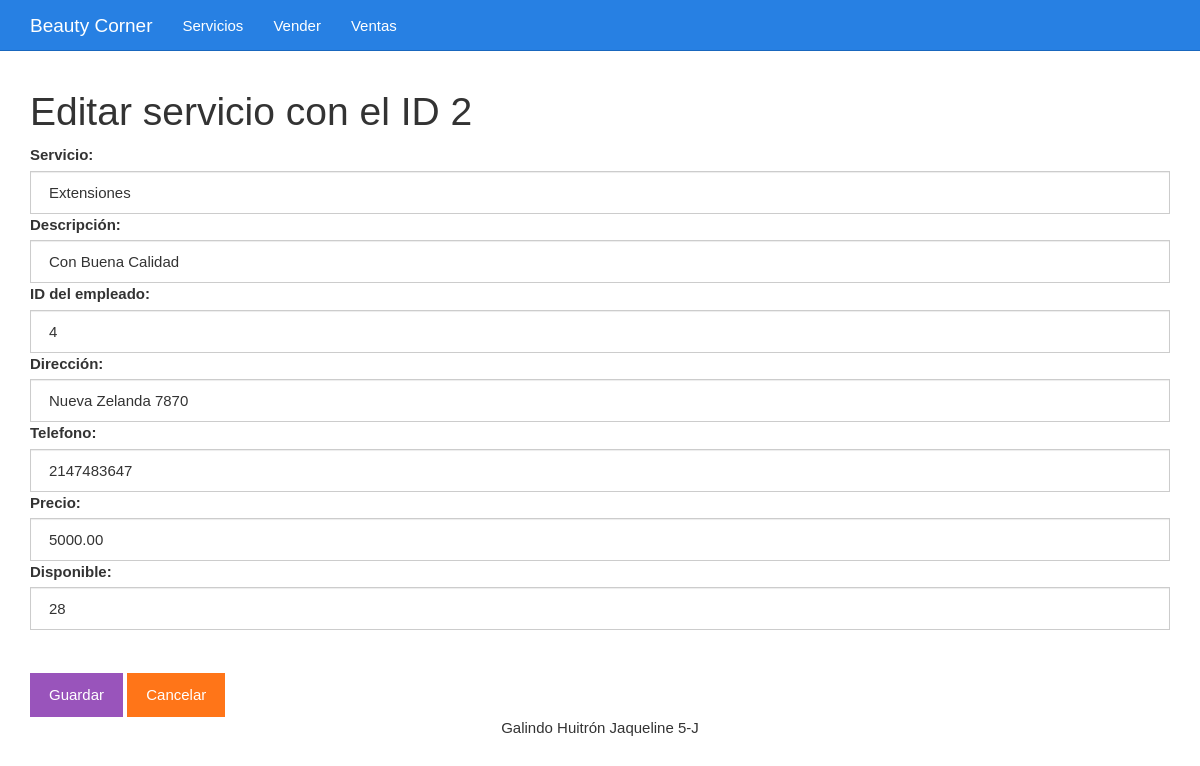
The page /editar.php?id=2 on the database its author committed.
### tables this page shows
CREATE TABLE `servicios` (
  `id` int(11) NOT NULL,
  `nomServicio` varchar(100) NOT NULL,
  `descripcion` varchar(100) NOT NULL,
  `idempleado` varchar(50) NOT NULL,
  `direccion` varchar(100) NOT NULL,
  `telefono` int(10) NOT NULL,
  `precio` decimal(10,2) NOT NULL,
  `disponible` int(11) NOT NULL
);

### editar.php (the view, shortened to what this page needs)
<?php
$id = $_GET["id"];
include_once "base_de_datos.php";
$sentencia = $base_de_datos->prepare("SELECT * FROM servicios WHERE id = ?;");
$sentencia->execute([$id]);
$servicio = $sentencia->fetch(PDO::FETCH_OBJ);
?>
<?php include_once "encabezado.php" ?>
	<div class="col-xs-12">
		<h1>Editar servicio con el ID <?php echo $servicio->id; ?></h1>
		<form method="post" action="guardarDatosEditados.php">
			<label for="nomServicio">Servicio:</label>
			<input value="<?php echo $servicio->nomServicio ?>" class="form-control" name="nomServicio" required type="text" id="nomServicio" placeholder="Escribe el Servicio">
			<label for="descripcion">Descripción:</label>
			<input value="<?php echo $servicio->descripcion ?>" class="form-control" name="descripcion" required type="text" id="descripcion" placeholder="Descripción">
			<label for="idempleado">ID del empleado:</label>
			<input value="<?php echo $servicio->idempleado ?>" class="form-control" name="idempleado" required type="text" id="idempleado" placeholder="ID del empleado">
			<label for="direccion">Dirección:</label>
			<input value="<?php echo $servicio->direccion ?>" class="form-control" name="direccion" required type="text" id="direccion" placeholder="Dirección">
			<label for="telefono">Telefono:</label>
			<input value="<?php echo $servicio->telefono ?>" class="form-control" name="telefono" required type="text" id="telefono" placeholder="Escribe el Telefono">
			<label for="precio">Precio:</label>
			<input value="<?php echo $servicio->precio ?>" class="form-control" name="precio" required type="text" id="precio" placeholder="Escribe el Precio">
			<label for="disponible">Disponible:</label>
			<input value="<?php echo $servicio->disponible ?>" class="form-control" name="disponible" required type="text" id="disponible" placeholder="Disponible">
			<br><br><input class="btn btn-info" type="submit" value="Guardar">
			<a class="btn btn-warning" href="./listar.php">Cancelar</a>
		</form>
	</div>
<?php include_once "pie.php" ?>

### css/estilo.css (style rules this page uses)
body { padding-top: 70px; }

### rows shown on the page
servicios: id "2", nomServicio "Extensiones", descripcion "Con Buena Calidad", idempleado "4", direccion "Nueva Zelanda 7870", telefono "2147483647", precio "5000.00", disponible "28"
